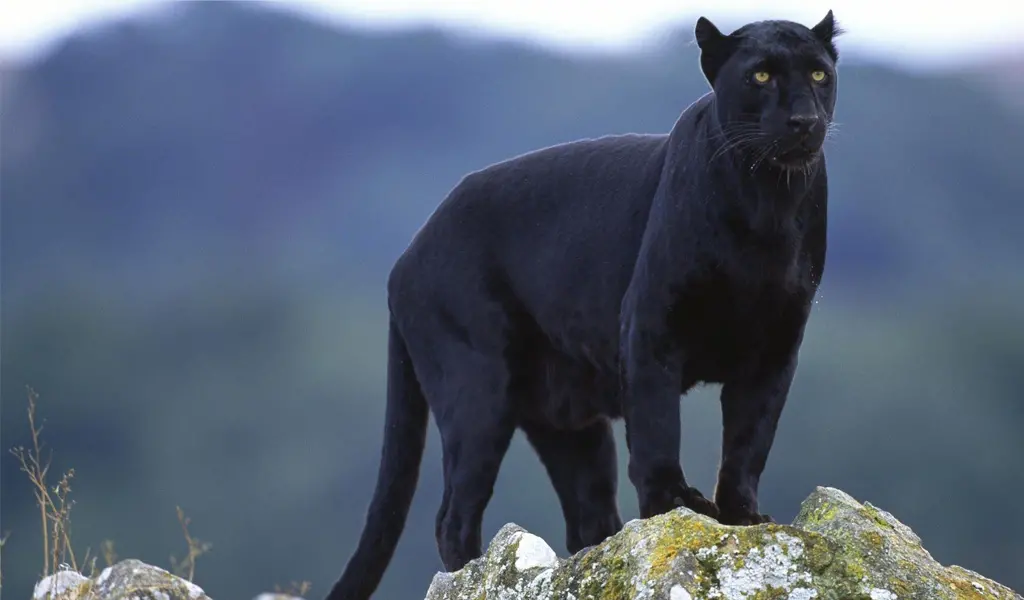
#> input picture task1/photos/puma.png, 1024 x 600 px
$ python masking.py
#> lines starting #> are read from the running program, lines starting #| are printed output that depends on the picture; after the words box and inside, x2 and y2 are one past the last pixel; in counts of white or black regions, pixels touching at a corner belong together
import cv2 as cv
import numpy as np

img=cv.imread("photos/puma.png")
#> img is the input picture: shape (600, 1024, 3); mean B, G, R 116.1, 97.5, 85.4

cv.imshow("img", img)


blank=np.zeros(img.shape[:2], dtype="uint8")
cv.imshow("blank",blank)


mask = cv. circle(blank, (img.shape [1]//2+260, img.shape[0] //2-200),100, 255, -1)
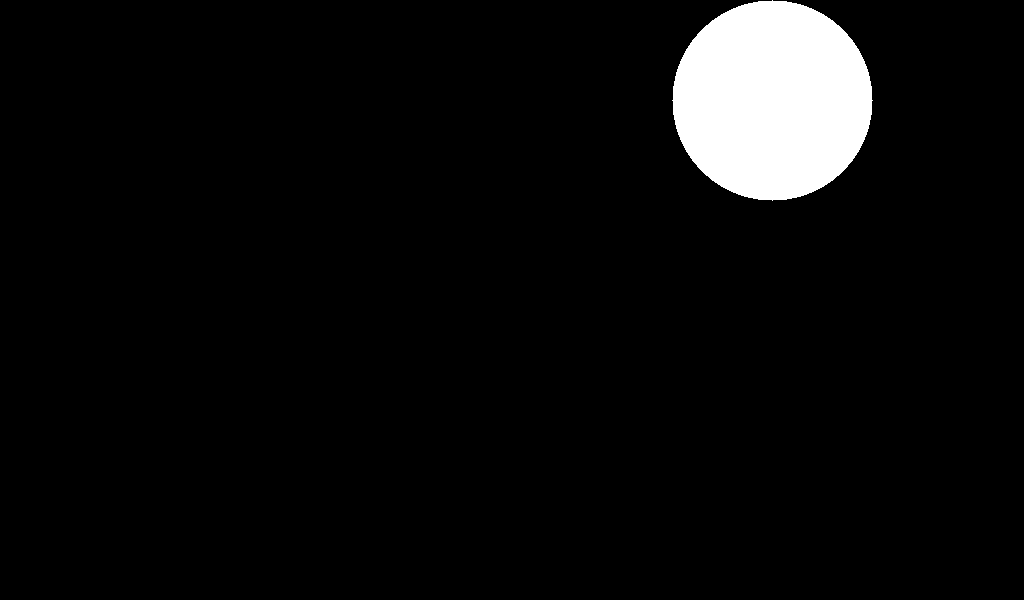
#> blank: shape (600, 1024); 5.1% white; 1 white region, box (x1, y1, x2, y2) and area: (672, 0, 873, 201) 31417
cv.imshow("mask",mask)

masked = cv.bitwise_and(img,img,mask=mask)
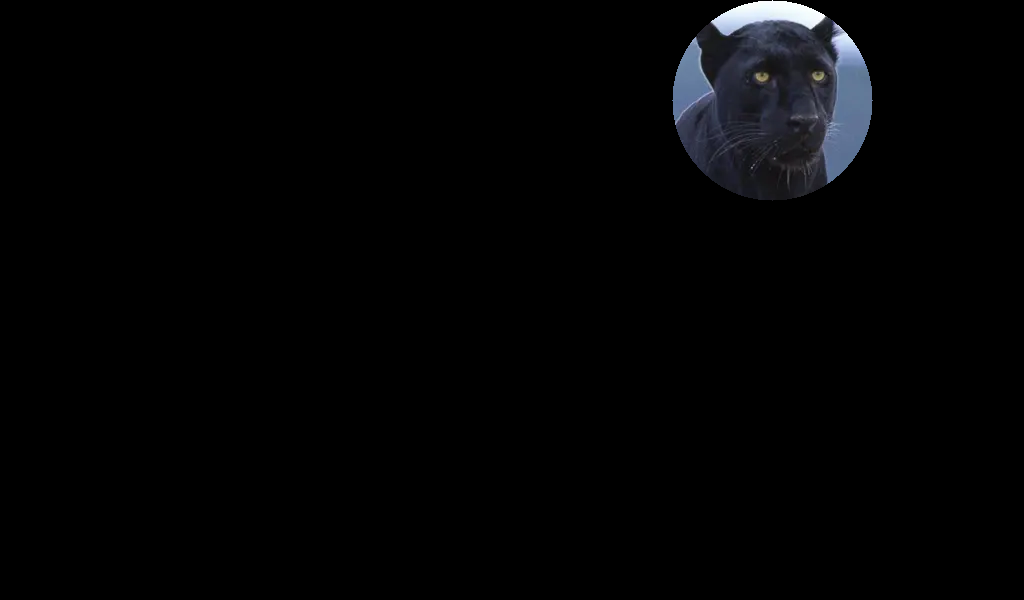
#> masked: shape (600, 1024, 3); mean B, G, R 4.5, 3.7, 3.4
cv. imshow( 'Masked Image', masked)


cv.waitKey(0)

cv.destroyAllWindows()
